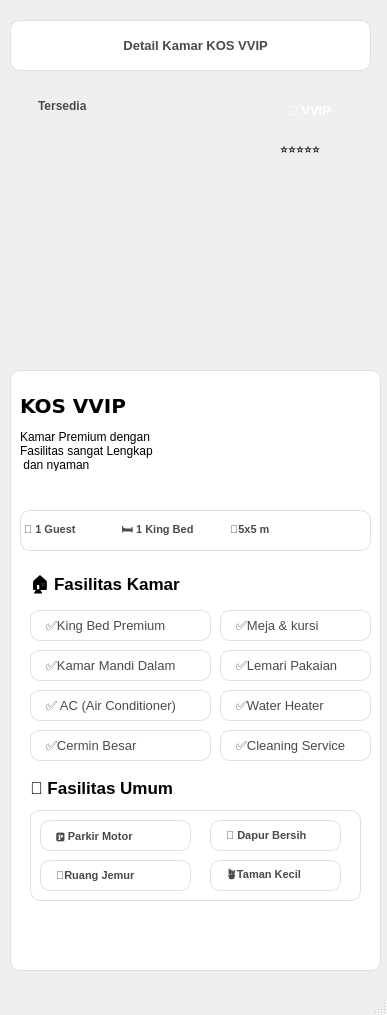
<?xml version="1.0" encoding="UTF-8"?>
<ui version="4.0">
 <class>MainWindow</class>
 <widget class="QMainWindow" name="MainWindow">
  <property name="geometry">
   <rect>
    <x>0</x>
    <y>0</y>
    <width>387</width>
    <height>1015</height>
   </rect>
  </property>
  <property name="windowTitle">
   <string>MainWindow</string>
  </property>
  <widget class="QWidget" name="centralwidget">
   <widget class="QLabel" name="label_19">
    <property name="geometry">
     <rect>
      <x>30</x>
      <y>810</y>
      <width>331</width>
      <height>91</height>
     </rect>
    </property>
    <property name="styleSheet">
     <string notr="true">background-color: #ffffff;      /* Putih seperti di gambar */
    color: #4A4A4A;                 /* Teks abu tua */
    font-size: 8pt;                /* Sesuaikan selera */
    
    border-radius: 10px;            /* Biar pill / rounded */
    border: 1px solid #E0E0E0;      /* Garis tipis abu terang (optional) */
background-color: qlineargradient(
        spread:pad, 
        x1:0, y1:0, 
        x2:0, y2:0.715909, 
        /* Mulai dengan Abu-abu Sangat Terang (hampir putih) */
        stop:0 rgba(240, 240, 240, 200),  
        /* Tengah: Abu-abu Terang */
        stop:0.375 rgba(220, 220, 220, 200), 
        /* Akhir: Abu-abu Agak Sedang */
        stop:0.835227 rgba(200, 200, 200, 200) 
    );</string>
    </property>
    <property name="text">
     <string/>
    </property>
   </widget>
   <widget class="QLabel" name="label_11">
    <property name="geometry">
     <rect>
      <x>30</x>
      <y>570</y>
      <width>171</width>
      <height>31</height>
     </rect>
    </property>
    <property name="font">
     <font>
      <pointsize>13</pointsize>
      <weight>75</weight>
      <bold>true</bold>
     </font>
    </property>
    <property name="text">
     <string>🏠 Fasilitas Kamar</string>
    </property>
   </widget>
   <widget class="QLabel" name="label_16">
    <property name="geometry">
     <rect>
      <x>220</x>
      <y>610</y>
      <width>151</width>
      <height>31</height>
     </rect>
    </property>
    <property name="styleSheet">
     <string notr="true">background-color: #ffffff;      /* Putih seperti di gambar */
    color: #4A4A4A;                 /* Teks abu tua */
    font-size: 10pt;                /* Sesuaikan selera */
    
    border-radius: 10px;            /* Biar pill / rounded */
    border: 1px solid #E0E0E0;      /* Garis tipis abu terang (optional) */

    padding-left: 12px;             /* Padding dalam */
    padding-right: 12px;
    padding-top: 6px;
    padding-bottom: 6px;</string>
    </property>
    <property name="text">
     <string>✅Meja &amp; kursi</string>
    </property>
   </widget>
   <widget class="QLabel" name="label">
    <property name="geometry">
     <rect>
      <x>10</x>
      <y>20</y>
      <width>361</width>
      <height>51</height>
     </rect>
    </property>
    <property name="styleSheet">
     <string notr="true">color:rgba(255,255,255,210);
background-color: #ffffff;      /* Putih seperti di gambar */
    color: #4A4A4A;                 /* Teks abu tua */
    font-size: 10pt; 
 font-weight: bold;               /* Sesuaikan selera */
    
    border-radius: 10px;            /* Biar pill / rounded */
    border: 1px solid #E0E0E0;      /* Garis tipis abu terang (optional) */

    padding-left: 12px;             /* Padding dalam */
    padding-right: 12px;
    padding-top: 6px;
    padding-bottom: 6px;</string>
    </property>
    <property name="text">
     <string>                           Detail Kamar KOS VVIP</string>
    </property>
   </widget>
   <widget class="QLabel" name="label_7">
    <property name="geometry">
     <rect>
      <x>270</x>
      <y>410</y>
      <width>81</width>
      <height>16</height>
     </rect>
    </property>
    <property name="font">
     <font>
      <pointsize>9</pointsize>
      <weight>75</weight>
      <bold>true</bold>
     </font>
    </property>
    <property name="styleSheet">
     <string notr="true">color:rgba(255,255,255,210);</string>
    </property>
    <property name="text">
     <string>Harga Sewa</string>
    </property>
   </widget>
   <widget class="QLabel" name="label_biasa">
    <property name="geometry">
     <rect>
      <x>10</x>
      <y>80</y>
      <width>371</width>
      <height>301</height>
     </rect>
    </property>
    <property name="styleSheet">
     <string notr="true">border-image: url(:/detailkamarvvip/Foto/vvip.jpeg);
background-size: cover;</string>
    </property>
    <property name="text">
     <string/>
    </property>
   </widget>
   <widget class="QLabel" name="label_13">
    <property name="geometry">
     <rect>
      <x>30</x>
      <y>690</y>
      <width>181</width>
      <height>31</height>
     </rect>
    </property>
    <property name="styleSheet">
     <string notr="true">background-color: #ffffff;      /* Putih seperti di gambar */
    color: #4A4A4A;                 /* Teks abu tua */
    font-size: 10pt;                /* Sesuaikan selera */
    
    border-radius: 10px;            /* Biar pill / rounded */
    border: 1px solid #E0E0E0;      /* Garis tipis abu terang (optional) */

    padding-left: 12px;             /* Padding dalam */
    padding-right: 12px;
    padding-top: 6px;
    padding-bottom: 6px;</string>
    </property>
    <property name="text">
     <string>✅ AC (Air Conditioner)</string>
    </property>
   </widget>
   <widget class="QLabel" name="label_23">
    <property name="geometry">
     <rect>
      <x>210</x>
      <y>860</y>
      <width>131</width>
      <height>31</height>
     </rect>
    </property>
    <property name="styleSheet">
     <string notr="true">color:rgba(255,255,255,210);
background-color: #ffffff;      /* Putih seperti di gambar */
    color: #4A4A4A;                 /* Teks abu tua */
    font-size: 8pt; 
 font-weight: bold;               /* Sesuaikan selera */
    
    border-radius: 10px;            /* Biar pill / rounded */
    border: 1px solid #E0E0E0;      /* Garis tipis abu terang (optional) */

    padding-left: 12px;             /* Padding dalam */
    padding-right: 12px;
    padding-top: 6px;
    padding-bottom: 6px;</string>
    </property>
    <property name="text">
     <string>🪴Taman Kecil</string>
    </property>
   </widget>
   <widget class="QLabel" name="label_12">
    <property name="geometry">
     <rect>
      <x>30</x>
      <y>650</y>
      <width>181</width>
      <height>31</height>
     </rect>
    </property>
    <property name="styleSheet">
     <string notr="true">background-color: #ffffff;      /* Putih seperti di gambar */
    color: #4A4A4A;                 /* Teks abu tua */
    font-size: 10pt;                /* Sesuaikan selera */
    
    border-radius: 10px;            /* Biar pill / rounded */
    border: 1px solid #E0E0E0;      /* Garis tipis abu terang (optional) */

    padding-left: 12px;             /* Padding dalam */
    padding-right: 12px;
    padding-top: 6px;
    padding-bottom: 6px;</string>
    </property>
    <property name="text">
     <string>✅Kamar Mandi Dalam</string>
    </property>
   </widget>
   <widget class="QLabel" name="label_22">
    <property name="geometry">
     <rect>
      <x>210</x>
      <y>820</y>
      <width>131</width>
      <height>31</height>
     </rect>
    </property>
    <property name="styleSheet">
     <string notr="true">color:rgba(255,255,255,210);
background-color: #ffffff;      /* Putih seperti di gambar */
    color: #4A4A4A;                 /* Teks abu tua */
    font-size: 8pt; 
 font-weight: bold;               /* Sesuaikan selera */
    
    border-radius: 10px;            /* Biar pill / rounded */
    border: 1px solid #E0E0E0;      /* Garis tipis abu terang (optional) */

    padding-left: 12px;             /* Padding dalam */
    padding-right: 12px;
    padding-top: 6px;
    padding-bottom: 6px;</string>
    </property>
    <property name="text">
     <string>🍳 Dapur Bersih</string>
    </property>
   </widget>
   <widget class="QLabel" name="label_10">
    <property name="geometry">
     <rect>
      <x>20</x>
      <y>510</y>
      <width>351</width>
      <height>41</height>
     </rect>
    </property>
    <property name="font">
     <font>
      <pointsize>8</pointsize>
      <weight>75</weight>
      <bold>true</bold>
     </font>
    </property>
    <property name="styleSheet">
     <string notr="true">background-color: #ffffff;      /* Putih seperti di gambar */
    color: #4A4A4A;                 /* Teks abu tua */
    font-size: 8pt;                /* Sesuaikan selera */
    
    border-radius: 10px;            /* Biar pill / rounded */
    border: 1px solid #E0E0E0;      /* Garis tipis abu terang (optional) */
background-color: qlineargradient(
        spread:pad, 
        x1:0, y1:0, 
        x2:0, y2:0.715909, 
        /* Mulai dengan Abu-abu Sangat Terang (hampir putih) */
        stop:0 rgba(240, 240, 240, 200),  
        /* Tengah: Abu-abu Terang */
        stop:0.375 rgba(220, 220, 220, 200), 
        /* Akhir: Abu-abu Agak Sedang */
        stop:0.835227 rgba(200, 200, 200, 200) 
    );</string>
    </property>
    <property name="text">
     <string>👤 1 Guest               🛏️ 1 King Bed            📐5x5 m </string>
    </property>
   </widget>
   <widget class="QLabel" name="label_9">
    <property name="geometry">
     <rect>
      <x>20</x>
      <y>430</y>
      <width>161</width>
      <height>41</height>
     </rect>
    </property>
    <property name="text">
     <string>Kamar Premium dengan 
Fasilitas sangat Lengkap 
 dan nyaman</string>
    </property>
   </widget>
   <widget class="QLabel" name="label_18">
    <property name="geometry">
     <rect>
      <x>30</x>
      <y>780</y>
      <width>181</width>
      <height>16</height>
     </rect>
    </property>
    <property name="font">
     <font>
      <pointsize>13</pointsize>
      <weight>75</weight>
      <bold>true</bold>
     </font>
    </property>
    <property name="text">
     <string>🌟 Fasilitas Umum</string>
    </property>
   </widget>
   <widget class="QPushButton" name="pushButton_2">
    <property name="geometry">
     <rect>
      <x>40</x>
      <y>910</y>
      <width>321</width>
      <height>41</height>
     </rect>
    </property>
    <property name="styleSheet">
     <string notr="true">QPushButton#pushButton_2 {
    /* Background Gradient Default */
    background-color: qlineargradient(spread:pad, x1:0, y1:0.505682, x2:1, y2:0.477, 
        stop:0 rgba(20, 47, 78, 219), /* Biru Tua */
        stop:1 rgba(85, 98, 112, 226)); /* Abu-abu Kebiruan */
        
    color: rgba(255, 255, 255, 255); /* Teks Putih Solid (lebih jelas) */
    border-radius: 8px; /* Menggunakan 8px agar konsisten dengan elemen lain */
    border: none; /* Pastikan tidak ada border bawaan */
    padding: 10px 25px; /* Padding untuk tombol agar terlihat tebal */
    font-size: 14px; /* Ukuran font yang konsisten */
    font-weight: bold;
}

QPushButton#pushButton_2:hover {
    /* Gradient Hover: Warna sedikit lebih cerah/kontras */
    background-color: qlineargradient(spread:pad, x1:0, y1:0.505682, x2:1, y2:0.477, 
        stop:0 rgba(40, 67, 98, 219), /* Biru Tua Sedikit Cerah */
        stop:1 rgba(105, 118, 132, 226)); /* Abu-abu Kebiruan Sedikit Cerah */
}

QPushButton#pushButton_2:pressed {
    /* Efek Pressed (Tombol Tertekan) */
    padding-left: 5px;
    padding-top: 5px;
    /* Memberikan ilusi tombol bergerak ke dalam */
    background-color: rgba(105, 118, 132, 255); /* Warna solid yang lebih gelap/tertarik */
    border-style: inset; /* Opsi lain: inset border */
}</string>
    </property>
    <property name="text">
     <string>Pesan Sekarang</string>
    </property>
   </widget>
   <widget class="QLabel" name="label_4">
    <property name="geometry">
     <rect>
      <x>10</x>
      <y>370</y>
      <width>371</width>
      <height>601</height>
     </rect>
    </property>
    <property name="styleSheet">
     <string notr="true">color:rgba(255,255,255,210);
background-color: #ffffff;      /* Putih seperti di gambar */
    color: #4A4A4A;                 /* Teks abu tua */
    font-size: 8pt; 
 font-weight: bold;               /* Sesuaikan selera */
    
    border-radius: 10px;            /* Biar pill / rounded */
    border: 1px solid #E0E0E0;      /* Garis tipis abu terang (optional) */

    padding-left: 12px;             /* Padding dalam */
    padding-right: 12px;
    padding-top: 6px;
    padding-bottom: 6px;</string>
    </property>
    <property name="text">
     <string/>
    </property>
   </widget>
   <widget class="QLabel" name="label_21">
    <property name="geometry">
     <rect>
      <x>40</x>
      <y>860</y>
      <width>151</width>
      <height>31</height>
     </rect>
    </property>
    <property name="styleSheet">
     <string notr="true">color:rgba(255,255,255,210);
background-color: #ffffff;      /* Putih seperti di gambar */
    color: #4A4A4A;                 /* Teks abu tua */
    font-size: 8pt; 
 font-weight: bold;               /* Sesuaikan selera */
    
    border-radius: 10px;            /* Biar pill / rounded */
    border: 1px solid #E0E0E0;      /* Garis tipis abu terang (optional) */

    padding-left: 12px;             /* Padding dalam */
    padding-right: 12px;
    padding-top: 6px;
    padding-bottom: 6px;</string>
    </property>
    <property name="text">
     <string>🧺Ruang Jemur</string>
    </property>
   </widget>
   <widget class="QLabel" name="label_2">
    <property name="geometry">
     <rect>
      <x>20</x>
      <y>90</y>
      <width>91</width>
      <height>31</height>
     </rect>
    </property>
    <property name="styleSheet">
     <string notr="true">background-color: qlineargradient(
        spread:pad,
        x1:0, y1:0,
        x2:0, y2:0.715909,
        /* Mulai: Krem Sangat Terang */
        stop:0 rgba(240, 235, 220, 255),  
        /* Tengah: Krem Muda */
        stop:0.375 rgba(220, 215, 200, 255), 
        /* Akhir: Krem Agak Cokelat */
        stop:0.835227 rgba(200, 190, 180, 255) 
    );

    /* Ubah Teks menjadi Gelap (Abu-abu/Cokelat Gelap) agar Kontras di atas latar Krem */
    color: #4A4A4A; 
    
    font-weight: bold;
    border-radius: 8px; 
    padding: 10px 15px;

</string>
    </property>
    <property name="text">
     <string>Tersedia</string>
    </property>
   </widget>
   <widget class="QPushButton" name="pushButton">
    <property name="geometry">
     <rect>
      <x>20</x>
      <y>30</y>
      <width>101</width>
      <height>31</height>
     </rect>
    </property>
    <property name="styleSheet">
     <string notr="true">QPushButton#pushButton {
    /* Background Gradient Default */
    background-color: qlineargradient(spread:pad, x1:0, y1:0.505682, x2:1, y2:0.477, 
        stop:0 rgba(20, 47, 78, 219), /* Biru Tua */
        stop:1 rgba(85, 98, 112, 226)); /* Abu-abu Kebiruan */
        
    color: rgba(255, 255, 255, 255); /* Teks Putih Solid (lebih jelas) */
    border-radius: 8px; /* Menggunakan 8px agar konsisten dengan elemen lain */
    border: none; /* Pastikan tidak ada border bawaan */
    padding: 10px 25px; /* Padding untuk tombol agar terlihat tebal */
    font-size: 9px; /* Ukuran font yang konsisten */
    font-weight: bold;
}

QPushButton#pushButton:hover {
    /* Gradient Hover: Warna sedikit lebih cerah/kontras */
    background-color: qlineargradient(spread:pad, x1:0, y1:0.505682, x2:1, y2:0.477, 
        stop:0 rgba(40, 67, 98, 219), /* Biru Tua Sedikit Cerah */
        stop:1 rgba(105, 118, 132, 226)); /* Abu-abu Kebiruan Sedikit Cerah */
}

QPushButton#pushButton:pressed {
    /* Efek Pressed (Tombol Tertekan) */
    padding-left: 5px;
    padding-top: 5px;
    /* Memberikan ilusi tombol bergerak ke dalam */
    background-color: rgba(105, 118, 132, 255); /* Warna solid yang lebih gelap/tertarik */
    border-style: inset; /* Opsi lain: inset border */
}</string>
    </property>
    <property name="text">
     <string>&lt;- Kembali</string>
    </property>
   </widget>
   <widget class="QLabel" name="label_6">
    <property name="geometry">
     <rect>
      <x>190</x>
      <y>380</y>
      <width>181</width>
      <height>101</height>
     </rect>
    </property>
    <property name="font">
     <font>
      <pointsize>15</pointsize>
      <weight>75</weight>
      <bold>true</bold>
     </font>
    </property>
    <property name="styleSheet">
     <string notr="true">background-color: qlineargradient(
    spread:pad,
    x1:0, y1:0.5,
    x2:1, y2:0.5,
    stop:0 rgba(220, 60, 80, 255),     /* Ruby Red */
    stop:1 rgba(150, 20, 40, 255)      /* Deep Ruby */
);

color: white;
font-weight: bold;
border-radius: 15px;
padding: 10px 15px;
border: none;
</string>
    </property>
    <property name="text">
     <string>Rp1.200.000 </string>
    </property>
   </widget>
   <widget class="QLabel" name="label_5">
    <property name="geometry">
     <rect>
      <x>20</x>
      <y>380</y>
      <width>211</width>
      <height>51</height>
     </rect>
    </property>
    <property name="font">
     <font>
      <family>Verdana</family>
      <pointsize>15</pointsize>
      <weight>75</weight>
      <bold>true</bold>
     </font>
    </property>
    <property name="text">
     <string>KOS VVIP</string>
    </property>
   </widget>
   <widget class="QLabel" name="label_14">
    <property name="geometry">
     <rect>
      <x>220</x>
      <y>690</y>
      <width>151</width>
      <height>31</height>
     </rect>
    </property>
    <property name="styleSheet">
     <string notr="true">background-color: #ffffff;      /* Putih seperti di gambar */
    color: #4A4A4A;                 /* Teks abu tua */
    font-size: 10pt;                /* Sesuaikan selera */
    
    border-radius: 10px;            /* Biar pill / rounded */
    border: 1px solid #E0E0E0;      /* Garis tipis abu terang (optional) */

    padding-left: 12px;             /* Padding dalam */
    padding-right: 12px;
    padding-top: 6px;
    padding-bottom: 6px;</string>
    </property>
    <property name="text">
     <string>✅Water Heater</string>
    </property>
   </widget>
   <widget class="QLabel" name="label_15">
    <property name="geometry">
     <rect>
      <x>30</x>
      <y>610</y>
      <width>181</width>
      <height>31</height>
     </rect>
    </property>
    <property name="styleSheet">
     <string notr="true">background-color: #ffffff;      /* Putih seperti di gambar */
    color: #4A4A4A;                 /* Teks abu tua */
    font-size: 10pt;                /* Sesuaikan selera */
    
    border-radius: 10px;            /* Biar pill / rounded */
    border: 1px solid #E0E0E0;      /* Garis tipis abu terang (optional) */

    padding-left: 12px;             /* Padding dalam */
    padding-right: 12px;
    padding-top: 6px;
    padding-bottom: 6px;</string>
    </property>
    <property name="text">
     <string>✅King Bed Premium</string>
    </property>
   </widget>
   <widget class="QLabel" name="label_20">
    <property name="geometry">
     <rect>
      <x>40</x>
      <y>820</y>
      <width>151</width>
      <height>31</height>
     </rect>
    </property>
    <property name="styleSheet">
     <string notr="true">color:rgba(255,255,255,210);
background-color: #ffffff;      /* Putih seperti di gambar */
    color: #4A4A4A;                 /* Teks abu tua */
    font-size: 8pt; 
 font-weight: bold;               /* Sesuaikan selera */
    
    border-radius: 10px;            /* Biar pill / rounded */
    border: 1px solid #E0E0E0;      /* Garis tipis abu terang (optional) */

    padding-left: 12px;             /* Padding dalam */
    padding-right: 12px;
    padding-top: 6px;
    padding-bottom: 6px;</string>
    </property>
    <property name="text">
     <string>🅿️ Parkir Motor</string>
    </property>
   </widget>
   <widget class="QLabel" name="label_8">
    <property name="geometry">
     <rect>
      <x>300</x>
      <y>450</y>
      <width>54</width>
      <height>14</height>
     </rect>
    </property>
    <property name="font">
     <font>
      <weight>75</weight>
      <bold>true</bold>
     </font>
    </property>
    <property name="styleSheet">
     <string notr="true">color:rgba(255,255,255,210);</string>
    </property>
    <property name="text">
     <string>/ bulan</string>
    </property>
   </widget>
   <widget class="QLabel" name="label_17">
    <property name="geometry">
     <rect>
      <x>220</x>
      <y>650</y>
      <width>151</width>
      <height>31</height>
     </rect>
    </property>
    <property name="styleSheet">
     <string notr="true">background-color: #ffffff;      /* Putih seperti di gambar */
    color: #4A4A4A;                 /* Teks abu tua */
    font-size: 10pt;                /* Sesuaikan selera */
    
    border-radius: 10px;            /* Biar pill / rounded */
    border: 1px solid #E0E0E0;      /* Garis tipis abu terang (optional) */

    padding-left: 12px;             /* Padding dalam */
    padding-right: 12px;
    padding-top: 6px;
    padding-bottom: 6px;</string>
    </property>
    <property name="text">
     <string>✅Lemari Pakaian</string>
    </property>
   </widget>
   <widget class="QLabel" name="label_3">
    <property name="geometry">
     <rect>
      <x>280</x>
      <y>140</y>
      <width>91</width>
      <height>16</height>
     </rect>
    </property>
    <property name="font">
     <font>
      <pointsize>9</pointsize>
     </font>
    </property>
    <property name="text">
     <string>⭐️⭐️⭐️⭐️⭐️</string>
    </property>
   </widget>
   <widget class="QLabel" name="label_24">
    <property name="geometry">
     <rect>
      <x>270</x>
      <y>90</y>
      <width>101</width>
      <height>41</height>
     </rect>
    </property>
    <property name="font">
     <font>
      <pointsize>10</pointsize>
      <weight>75</weight>
      <bold>true</bold>
     </font>
    </property>
    <property name="styleSheet">
     <string notr="true">background-color: qlineargradient(
    spread:pad,
    x1:0, y1:0.505682,
    x2:1, y2:0.477,
    stop:0 rgba(255, 210, 80, 255),   /* Kuning Gold Terang */
    stop:1 rgba(255, 170, 30, 255)    /* Kuning Orange Emas */
);

color: rgba(255, 255, 255, 255);  /* Teks putih */
font-weight: bold;
border-radius: 15px;
padding: 10px 15px;
border: none;
</string>
    </property>
    <property name="text">
     <string>👑 VVIP</string>
    </property>
   </widget>
   <widget class="QLabel" name="label_25">
    <property name="geometry">
     <rect>
      <x>280</x>
      <y>400</y>
      <width>81</width>
      <height>16</height>
     </rect>
    </property>
    <property name="font">
     <font>
      <pointsize>9</pointsize>
      <weight>75</weight>
      <bold>true</bold>
     </font>
    </property>
    <property name="styleSheet">
     <string notr="true">color:rgba(255,255,255,210);</string>
    </property>
    <property name="text">
     <string>Harga Sewa</string>
    </property>
   </widget>
   <widget class="QLabel" name="label_26">
    <property name="geometry">
     <rect>
      <x>30</x>
      <y>730</y>
      <width>181</width>
      <height>31</height>
     </rect>
    </property>
    <property name="styleSheet">
     <string notr="true">background-color: #ffffff;      /* Putih seperti di gambar */
    color: #4A4A4A;                 /* Teks abu tua */
    font-size: 10pt;                /* Sesuaikan selera */
    
    border-radius: 10px;            /* Biar pill / rounded */
    border: 1px solid #E0E0E0;      /* Garis tipis abu terang (optional) */

    padding-left: 12px;             /* Padding dalam */
    padding-right: 12px;
    padding-top: 6px;
    padding-bottom: 6px;</string>
    </property>
    <property name="text">
     <string>✅Cermin Besar</string>
    </property>
   </widget>
   <widget class="QLabel" name="label_27">
    <property name="geometry">
     <rect>
      <x>220</x>
      <y>730</y>
      <width>151</width>
      <height>31</height>
     </rect>
    </property>
    <property name="styleSheet">
     <string notr="true">background-color: #ffffff;      /* Putih seperti di gambar */
    color: #4A4A4A;                 /* Teks abu tua */
    font-size: 10pt;                /* Sesuaikan selera */
    
    border-radius: 10px;            /* Biar pill / rounded */
    border: 1px solid #E0E0E0;      /* Garis tipis abu terang (optional) */

    padding-left: 12px;             /* Padding dalam */
    padding-right: 12px;
    padding-top: 6px;
    padding-bottom: 6px;</string>
    </property>
    <property name="text">
     <string>✅Cleaning Service</string>
    </property>
   </widget>
   <zorder>label_biasa</zorder>
   <zorder>label_4</zorder>
   <zorder>label_19</zorder>
   <zorder>label_11</zorder>
   <zorder>label_16</zorder>
   <zorder>label</zorder>
   <zorder>label_7</zorder>
   <zorder>label_13</zorder>
   <zorder>label_23</zorder>
   <zorder>label_12</zorder>
   <zorder>label_22</zorder>
   <zorder>label_10</zorder>
   <zorder>label_9</zorder>
   <zorder>label_18</zorder>
   <zorder>pushButton_2</zorder>
   <zorder>label_21</zorder>
   <zorder>label_2</zorder>
   <zorder>pushButton</zorder>
   <zorder>label_6</zorder>
   <zorder>label_5</zorder>
   <zorder>label_14</zorder>
   <zorder>label_15</zorder>
   <zorder>label_20</zorder>
   <zorder>label_8</zorder>
   <zorder>label_17</zorder>
   <zorder>label_3</zorder>
   <zorder>label_24</zorder>
   <zorder>label_25</zorder>
   <zorder>label_26</zorder>
   <zorder>label_27</zorder>
  </widget>
  <widget class="QMenuBar" name="menubar">
   <property name="geometry">
    <rect>
     <x>0</x>
     <y>0</y>
     <width>387</width>
     <height>23</height>
    </rect>
   </property>
  </widget>
  <widget class="QStatusBar" name="statusbar"/>
 </widget>
 <resources>
  <include location="detailkamarvvip.qrc"/>
 </resources>
 <connections/>
</ui>
